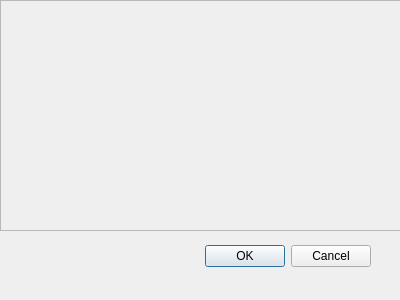
<?xml version="1.0" encoding="UTF-8"?>
<ui version="4.0">
 <class>AnalyseResultDialog</class>
 <widget class="QDialog" name="AnalyseResultDialog">
  <property name="geometry">
   <rect>
    <x>0</x>
    <y>0</y>
    <width>400</width>
    <height>300</height>
   </rect>
  </property>
  <property name="windowTitle">
   <string>Dialog</string>
  </property>
  <widget class="QDialogButtonBox" name="buttonBox">
   <property name="geometry">
    <rect>
     <x>30</x>
     <y>240</y>
     <width>341</width>
     <height>32</height>
    </rect>
   </property>
   <property name="orientation">
    <enum>Qt::Horizontal</enum>
   </property>
   <property name="standardButtons">
    <set>QDialogButtonBox::Cancel|QDialogButtonBox::Ok</set>
   </property>
  </widget>
  <widget class="QWidget" name="horizontalLayoutWidget">
   <property name="geometry">
    <rect>
     <x>0</x>
     <y>0</y>
     <width>401</width>
     <height>231</height>
    </rect>
   </property>
   <layout class="QHBoxLayout" name="horizontalLayout_2">
    <item>
     <widget class="QScrollArea" name="scrollArea">
      <property name="widgetResizable">
       <bool>true</bool>
      </property>
      <widget class="QWidget" name="scrollAreaWidgetContents_2">
       <property name="geometry">
        <rect>
         <x>0</x>
         <y>0</y>
         <width>397</width>
         <height>227</height>
        </rect>
       </property>
      </widget>
     </widget>
    </item>
   </layout>
  </widget>
 </widget>
 <resources/>
 <connections>
  <connection>
   <sender>buttonBox</sender>
   <signal>rejected()</signal>
   <receiver>AnalyseResultDialog</receiver>
   <slot>reject()</slot>
   <hints>
    <hint type="sourcelabel">
     <x>316</x>
     <y>260</y>
    </hint>
    <hint type="destinationlabel">
     <x>286</x>
     <y>274</y>
    </hint>
   </hints>
  </connection>
  <connection>
   <sender>buttonBox</sender>
   <signal>accepted()</signal>
   <receiver>AnalyseResultDialog</receiver>
   <slot>accept()</slot>
   <hints>
    <hint type="sourcelabel">
     <x>248</x>
     <y>254</y>
    </hint>
    <hint type="destinationlabel">
     <x>157</x>
     <y>274</y>
    </hint>
   </hints>
  </connection>
 </connections>
</ui>
